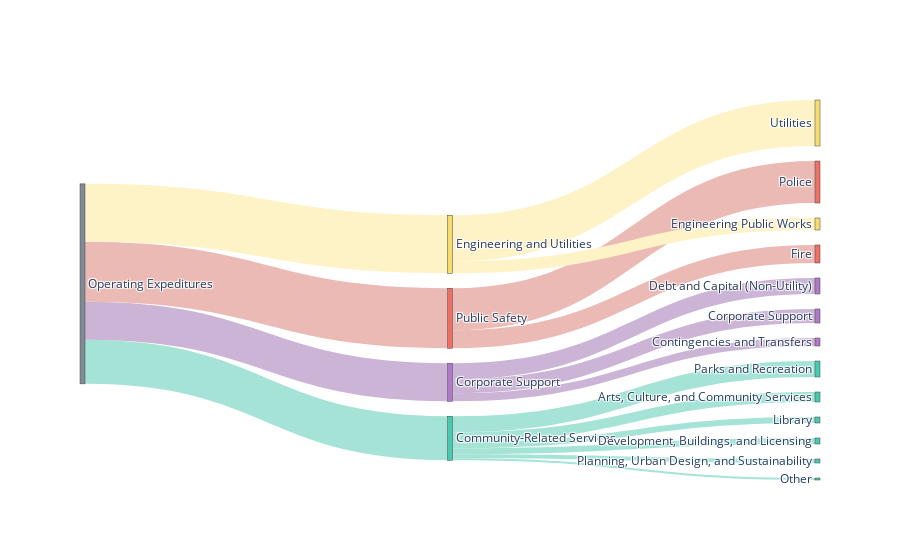

The code cell stored with this chart in its notebook:
### Code cell
# data to dict, dict to sankey
link = dict(source = source, target = target, value = value, color=color_link)
node = dict(label = label, pad=15, thickness=5, color=color_node)
data = go.Sankey(link = link, node=node)
# plot
fig = go.Figure(data)
fig.show()

### Figure 1 — Plotly figure (JSON) as saved in the notebook; plotly's stock layout.template omitted (floating-point values rounded to 4 significant figures)
{"data": [{"link": {"color": ["#EBBAB5", "#FEF3C7", "#A6E3D7", "#CBB4D5", "#EBBAB5", "#EBBAB5", "#FEF3C7", "#FEF3C7", "#A6E3D7", "#A6E3D7", "#A6E3D7", "#A6E3D7", "#A6E3D7", "#A6E3D7", "#CBB4D5", "#CBB4D5", "#CBB4D5"], "source": [0, 0, 0, 0, 1, 1, 2, 2, 3, 3, 3, 3, 3, 3, 4, 4, 4], "target": [1, 2, 3, 4, 5, 6, 7, 8, 9, 10, 11, 12, 13, 14, 15, 16, 17], "value": [484500, 468350, 355300, 306850, 339150, 145350, 371450, 96900, 129200, 80750, 48450, 48450, 32300, 16150, 113050, 129200, 64600]}, "node": {"color": ["#808B96", "#EC7063", "#F7DC6F", "#48C9B0", "#AF7AC5", "#EC7063", "#EC7063", "#F7DC6F", "#F7DC6F", "#48C9B0", "#48C9B0", "#48C9B0", "#48C9B0", "#48C9B0", "#48C9B0", "#AF7AC5", "#AF7AC5", "#AF7AC5"], "label": ["Operating Expeditures", "Public Safety", "Engineering and Utilities", "Community-Related Services", "Corporate Support", "Police", "Fire", "Utilities", "Engineering Public Works", "Parks and Recreation", "Arts, Culture, and Community Services", "Library", "Development, Buildings, and Licensing", "Planning, Urban Design, and Sustainability", "Other", "Corporate Support", "Debt and Capital (Non-Utility)", "Contingencies and Transfers"], "pad": 15, "thickness": 5}, "type": "sankey"}], "layout": {"autosize": true}}
